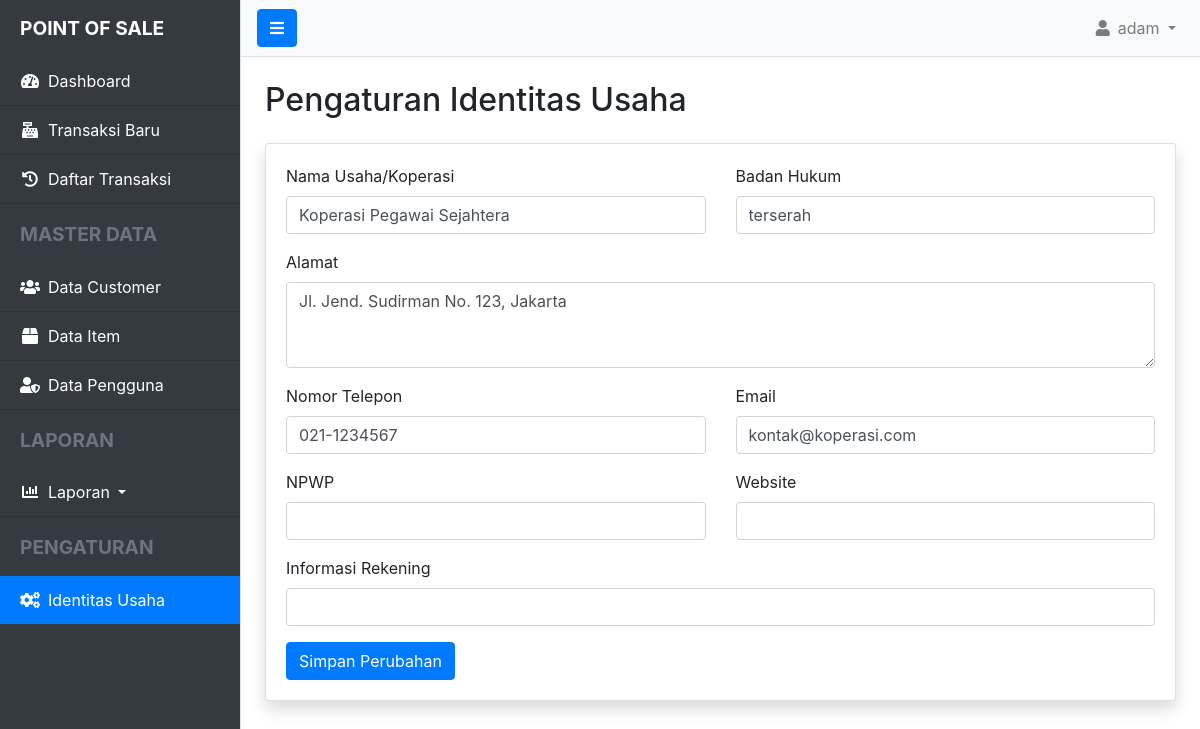
The app's page /index.php?controller=identitas (signed in) with its own data.
### tables this page shows
CREATE TABLE `identitas` (
  `id_identitas` int NOT NULL,
  `nama_identitas` varchar(255) NOT NULL,
  `badan_hukum` varchar(255) DEFAULT NULL,
  `alamat` text,
  `telp` varchar(20) DEFAULT NULL,
  `email` varchar(255) DEFAULT NULL,
  `npwp` varchar(100) DEFAULT NULL,
  `url` varchar(255) DEFAULT NULL,
  `rekening` varchar(255) DEFAULT NULL
);

### app/controllers/IdentitasController.php (called while the page is built, shortened)
<?php
require_once __DIR__ . '../../models/Identitas.php';
class IdentitasController {
    public function index() {
        $identitas = Identitas::find(1);
        require __DIR__ . '/../views/layout/header.php';
        require __DIR__ . '/../views/layout/sidebar.php';
        require __DIR__ . '/../views/identitas/edit.php';
        require __DIR__ . '/../views/layout/footer.php';
    }
}

### index.php (called while the page is built, shortened)
<?php
require_once __DIR__ . '/routes.php';

### app/models/Identitas.php (called while the page is built, shortened)
<?php
class Identitas {
    public static function find($id) {
        $db = Database::getInstance();
        $stmt = $db->prepare("SELECT * FROM identitas WHERE id_identitas = ?");
        $stmt->execute([$id]);
        return $stmt->fetch();
    }
}

### app/views/identitas/edit.php (the view, shortened to what this page needs)
<h2 class="mb-4">Pengaturan Identitas Usaha</h2>
<div class="card shadow">
    <div class="card-body">
        <form action="index.php?controller=identitas&action=identitas" method="POST">
            <div class="row">
                <div class="col-md-6">
                    <div class="form-group">
                        <label for="nama_identitas">Nama Usaha/Koperasi</label>
                        <input type="text" name="nama_identitas" class="form-control" value="<?= htmlspecialchars($identitas['nama_identitas'] ?? ''); ?>" required>
                    </div>
                </div>
                <div class="col-md-6">
                    <div class="form-group">
                        <label for="badan_hukum">Badan Hukum</label>
                        <input type="text" name="badan_hukum" class="form-control" value="<?= htmlspecialchars($identitas['badan_hukum'] ?? ''); ?>">
                    </div>
                </div>
            </div>
            <div class="form-group">
                <label for="alamat">Alamat</label>
                <textarea name="alamat" class="form-control" rows="3"><?= htmlspecialchars($identitas['alamat'] ?? ''); ?></textarea>
            </div>
            <div class="row">
                <div class="col-md-6">
                    <div class="form-group">
                        <label for="telp">Nomor Telepon</label>
                        <input type="text" name="telp" class="form-control" value="<?= htmlspecialchars($identitas['telp'] ?? ''); ?>">
                    </div>
                </div>
                <div class="col-md-6">
                    <div class="form-group">
                        <label for="email">Email</label>
                        <input type="email" name="email" class="form-control" value="<?= htmlspecialchars($identitas['email'] ?? ''); ?>">
                    </div>
                </div>
            </div>
            <div class="row">
                <div class="col-md-6">
                    <div class="form-group">
                        <label for="npwp">NPWP</label>
                        <input type="text" name="npwp" class="form-control" value="<?= htmlspecialchars($identitas['npwp'] ?? ''); ?>">
                    </div>
                </div>
                <div class="col-md-6">
                    <div class="form-group">
                        <label for="url">Website</label>
                        <input type="text" name="url" class="form-control" value="<?= htmlspecialchars($identitas['url'] ?? ''); ?>">
                    </div>
                </div>
            </div>
            <div class="form-group">
                <label for="rekening">Informasi Rekening</label>
                <input type="text" name="rekening" class="form-control" value="<?= htmlspecialchars($identitas['rekening'] ?? ''); ?>">
            </div>
            <button type="submit" class="btn btn-primary">Simpan Perubahan</button>
        </form>
    </div>
</div>

### app/views/layout/header.php (style rules this page uses)
body { overflow-x: hidden; }

### records on screen
identitas: nama_identitas "Koperasi Pegawai Sejahtera", badan_hukum "terserah", alamat "Jl. Jend. Sudirman No. 123, Jakarta", telp "021-1234567", email "kontak@koperasi.com"

### other values on screen
$_SESSION['username'] "adam"
